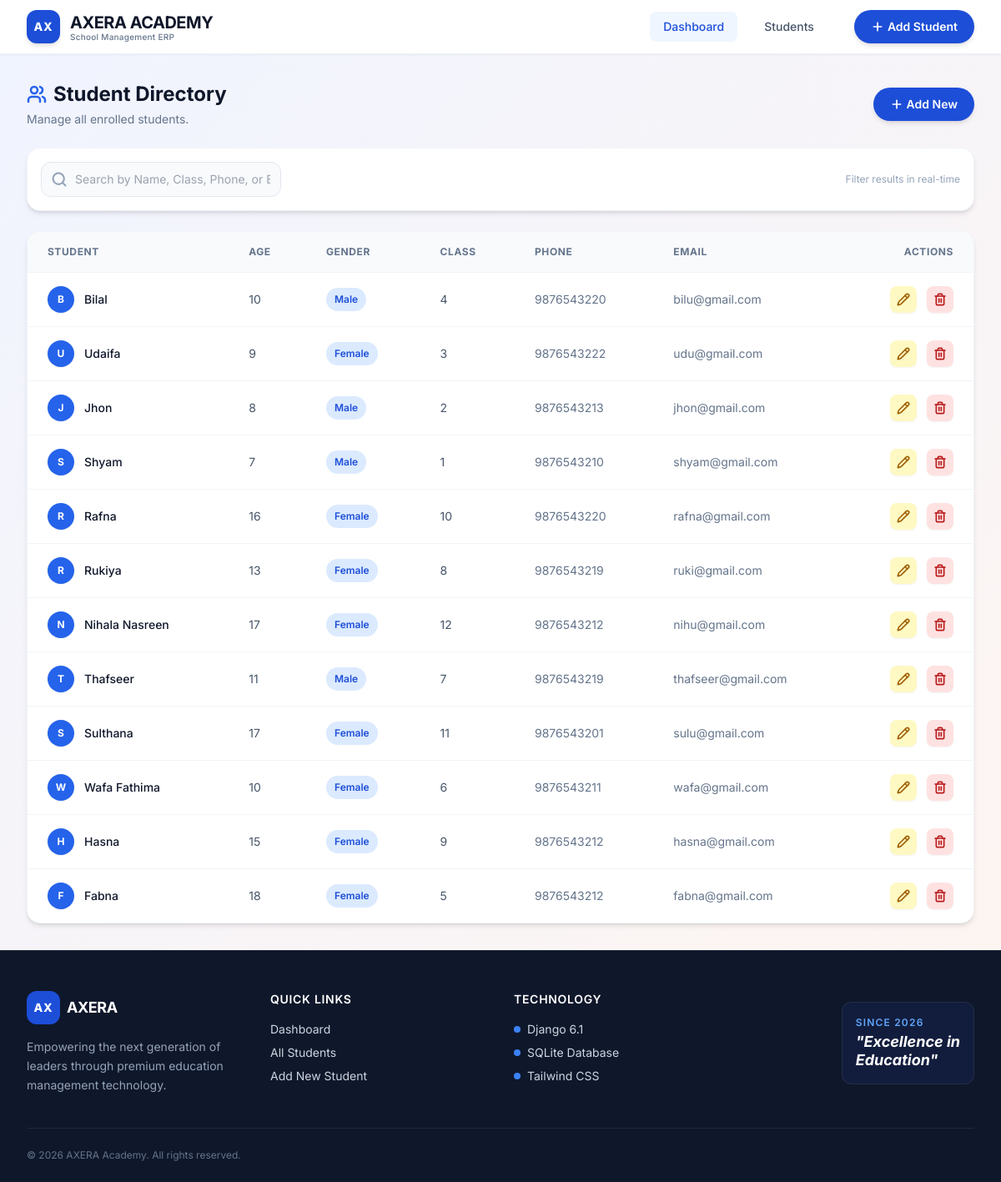
/students/, run on an earlier commit of the app's database.
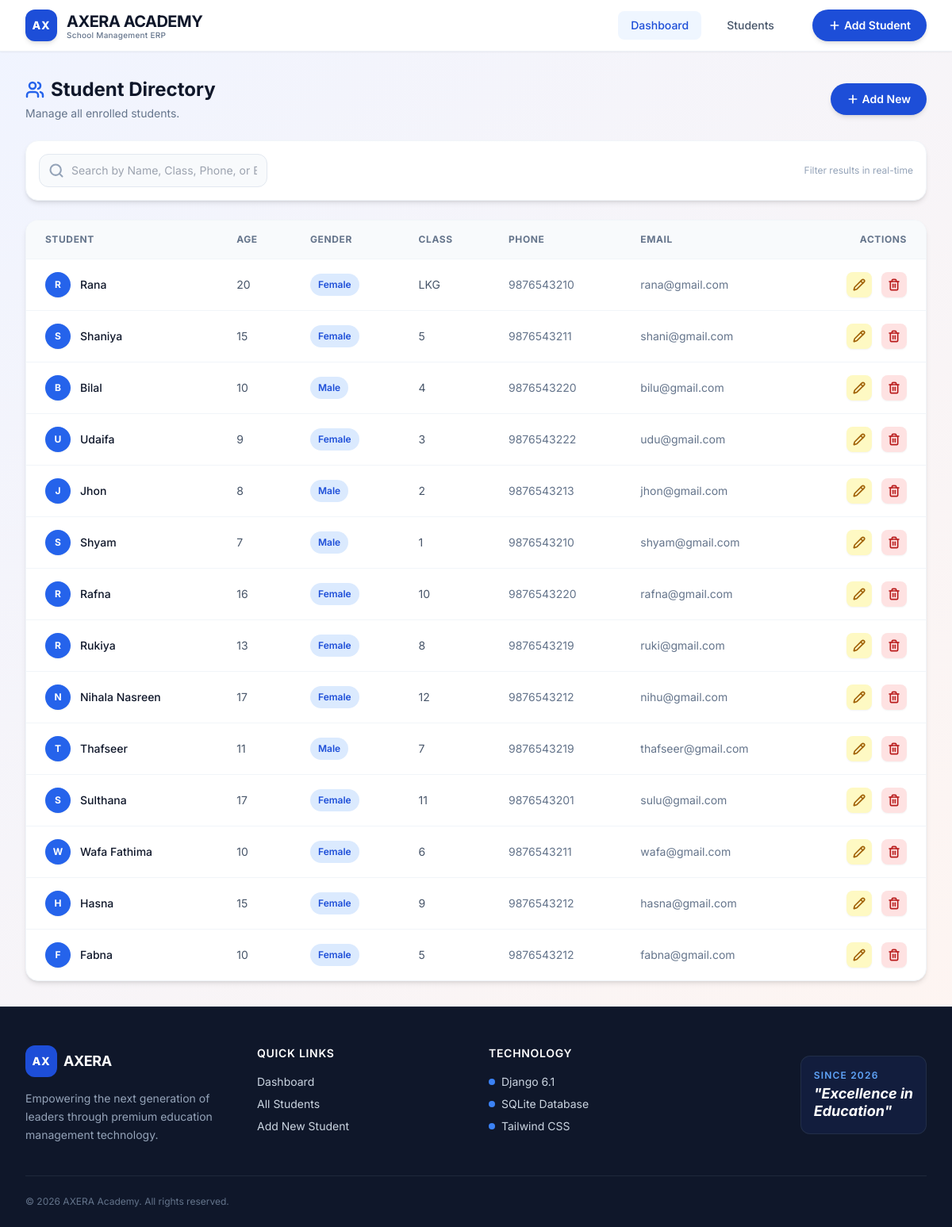
And on a later commit of the database.
### students/models.py (models this page shows, shortened)
class Student(models.Model):
    name = models.CharField(max_length=100)
    age = models.IntegerField()
    GENDER_CHOICES = [('Male', 'Male'), ('Female', 'Female'), ('Other', 'Other')]
    gender = models.CharField(max_length=10, choices=GENDER_CHOICES)
    class_name = models.CharField(max_length=50)
    phone = models.CharField(max_length=15)
    email = models.EmailField()
    address = models.TextField()
    admission_date = models.DateField()

### students/views.py (the view)
# urls.py: path('students/', views.student_list, name='student_list'),
def student_list(request):
    students = Student.objects.all().order_by('-id')
    return render(request, 'student_list.html', {'students': students})

### students/templates/student_list.html (shortened to what this page needs)
{% extends 'base.html' %}
{% block content %}
<div class="animate-fade-up">
    <div class="flex flex-col sm:flex-row justify-between items-start sm:items-center gap-4 mb-6">
        <div>
            <h1 class="text-2xl font-bold text-slate-900 flex items-center gap-2">
                <i data-lucide="users" class="w-6 h-6 text-blue-600"></i>
                Student Directory
            </h1>
            <p class="text-sm text-slate-500 mt-1">Manage all enrolled students.</p>
        </div>
        <a href="{% url 'add_student' %}" class="inline-flex items-center px-5 py-2.5 rounded-full text-sm font-semibold text-white bg-blue-700 hover:bg-blue-800 shadow-md hover:shadow-lg transition-all duration-300 hover:scale-105">
            <i data-lucide="plus" class="w-4 h-4 mr-1"></i> Add New
        </a>
    </div>
    <div class="bg-white p-4 rounded-2xl shadow-md border border-slate-100 mb-6 flex flex-col sm:flex-row gap-4 items-center">
        <div class="relative w-full sm:w-72">
            <input type="text" id="searchInput" onkeyup="searchStudents()" placeholder="Search by Name, Class, Phone, or Email..." class="block w-full pl-10 pr-3 py-2.5 border border-slate-200 rounded-xl text-sm focus:outline-none focus:ring-2 focus:ring-blue-500 focus:border-transparent transition-all bg-slate-50 hover:bg-white">
        </div>
        <span class="text-xs text-slate-400 hidden sm:block ml-auto">Filter results in real-time</span>
    </div>
    <div class="bg-white rounded-2xl shadow-md border border-slate-100 overflow-hidden">
        <div class="overflow-x-auto">
            <table class="w-full text-sm text-left">
                <thead class="bg-slate-50 text-slate-500 font-semibold text-xs uppercase tracking-wider border-b border-slate-100">
                    <tr>
                        <th class="px-6 py-4">Student</th>
                        <th class="px-6 py-4">Age</th>
                        <th class="px-6 py-4">Gender</th>
                        <th class="px-6 py-4">Class</th>
                        <th class="px-6 py-4 hidden md:table-cell">Phone</th>
                        <th class="px-6 py-4 hidden lg:table-cell">Email</th>
                        <th class="px-6 py-4 text-right">Actions</th>
                    </tr>
                </thead>
                <tbody id="studentTableBody" class="divide-y divide-slate-100">
                    {% for s in students %}
                    <tr class="hover:bg-blue-50/50 transition-colors duration-150 group">
                        <td class="px-6 py-4 font-medium text-slate-900 flex items-center gap-3">
                            <div class="h-8 w-8 rounded-full bg-blue-600 text-white flex items-center justify-center text-xs font-bold shadow-sm">{{ s.name|slice:":1" }}</div>
                            {{ s.name }}
                        </td>
                        <td class="px-6 py-4 text-slate-600">{{ s.age }}</td>
                        <td class="px-6 py-4">
                            <span class="px-2.5 py-1 inline-flex text-xs leading-5 font-semibold rounded-full bg-blue-100 text-blue-700">{{ s.gender }}</span>
                        </td>
                        <td class="px-6 py-4 text-slate-600">{{ s.class_name }}</td>
                        <td class="px-6 py-4 hidden md:table-cell text-slate-500">{{ s.phone }}</td>
                        <td class="px-6 py-4 hidden lg:table-cell text-slate-500">{{ s.email }}</td>
                        <td class="px-6 py-4 text-right space-x-2">
                            <a href="{% url 'update_student' s.id %}" class="inline-flex items-center p-2 bg-yellow-100 text-yellow-700 rounded-lg hover:bg-yellow-200 transition-colors shadow-sm" title="Edit">
                                <i data-lucide="pencil" class="w-4 h-4"></i>
                            </a>
                            <button onclick="openDeleteModal({{ s.id }}, '{{ s.name }}')" class="inline-flex items-center p-2 bg-red-100 text-red-700 rounded-lg hover:bg-red-200 transition-colors shadow-sm" title="Delete">
                                <i data-lucide="trash-2" class="w-4 h-4"></i>
                            </button>
                        </td>
                    </tr>
                    {% endfor %}
                </tbody>
            </table>
        </div>
    </div>
</div>
{% endblock %}

### templates/base.html (shortened to what this page needs)
{% load static %}
<!DOCTYPE html>
<html lang="en">
<head>
    <script src="https://cdn.tailwindcss.com"></script>
    <link rel="stylesheet" href="{% static 'css/style.css' %}">
</head>
<body class="bg-slate-50 text-slate-800 antialiased flex flex-col min-h-screen">
    <nav class="bg-white border-b border-slate-200/60 sticky top-0 z-50 shadow-sm">
        <div class="max-w-7xl mx-auto px-4 sm:px-6 lg:px-8 h-16 flex justify-between items-center">
            <a href="{% url 'dashboard' %}" class="flex items-center gap-3 group">
                <div class="flex items-center justify-center h-10 w-10 bg-blue-700 rounded-xl shadow-md">
                    <span class="text-white font-extrabold text-sm tracking-wider">AX</span>
                </div>
                <div class="hidden sm:block">
                    <h1 class="text-xl font-bold tracking-tight text-slate-900">AXERA ACADEMY</h1>
                    <p class="text-[10px] font-medium text-slate-500 tracking-wide -mt-1">School Management ERP</p>
                </div>
            </a>
            <div class="flex items-center space-x-4 sm:space-x-8">
                <div class="hidden md:flex items-center space-x-4">
                    <a href="{% url 'dashboard' %}" class="px-4 py-2 rounded-lg text-sm font-medium transition-all duration-200 text-blue-700 bg-blue-50">Dashboard</a>
                    <a href="{% url 'student_list' %}" class="px-4 py-2 rounded-lg text-sm font-medium transition-all duration-200 text-slate-600 hover:bg-slate-100">Students</a>
                </div>
                <a href="{% url 'add_student' %}" class="inline-flex items-center px-5 py-2.5 rounded-full text-sm font-semibold text-white bg-blue-700 hover:bg-blue-800 shadow-md transition-all duration-300 hover:scale-105">
                    <i data-lucide="plus" class="w-4 h-4 mr-1"></i> Add Student
                </a>
            </div>
        </div>
    </nav>
    <main class="flex-grow py-8">
        <div class="max-w-7xl mx-auto px-4 sm:px-6 lg:px-8">
            {% block content %}{% endblock %}
        </div>
    </main>
    <footer class="mt-auto bg-slate-900 border-t border-slate-800 text-slate-300 pt-12 pb-6">
        <div class="max-w-7xl mx-auto px-4 sm:px-6 lg:px-8">
            <div class="grid grid-cols-1 md:grid-cols-4 gap-8 mb-10">
                <div class="col-span-1 md:col-span-1">
                    <div class="flex items-center gap-2 mb-4">
                        <div class="flex items-center justify-center h-10 w-10 bg-blue-700 rounded-xl">
                            <span class="text-white font-extrabold text-sm tracking-wider">AX</span>
                        </div>
                        <span class="text-white font-bold text-lg tracking-tight">AXERA</span>
                    </div>
                    <p class="text-sm text-slate-400 leading-relaxed max-w-xs">Empowering the next generation of leaders through premium education management technology.</p>
                </div>
                <div>
                    <h4 class="text-white font-semibold text-sm mb-4 uppercase tracking-wider">Quick Links</h4>
                    <ul class="space-y-2 text-sm">
                        <li><a href="{% url 'dashboard' %}" class="hover:text-blue-400 transition-colors">Dashboard</a></li>
                        <li><a href="{% url 'student_list' %}" class="hover:text-blue-400 transition-colors">All Students</a></li>
                        <li><a href="{% url 'add_student' %}" class="hover:text-blue-400 transition-colors">Add New Student</a></li>
                    </ul>
                </div>
                <div>
                    <h4 class="text-white font-semibold text-sm mb-4 uppercase tracking-wider">Technology</h4>
                    <ul class="space-y-2 text-sm">
                        <li class="flex items-center gap-2"><span class="w-2 h-2 bg-blue-500 rounded-full"></span> Django 6.1</li>
                        <li class="flex items-center gap-2"><span class="w-2 h-2 bg-blue-500 rounded-full"></span> SQLite Database</li>
                        <li class="flex items-center gap-2"><span class="w-2 h-2 bg-blue-500 rounded-full"></span> Tailwind CSS</li>
                    </ul>
                </div>
                <div class="flex flex-col justify-center items-start md:items-end">
                    <div class="bg-blue-900/20 p-4 rounded-xl border border-slate-700/50">
                        <p class="text-xs font-semibold text-blue-400 uppercase tracking-widest mb-1">Since 2026</p>
                        <p class="text-white font-bold italic text-lg leading-tight">"Excellence in<br>Education"</p>
                    </div>
                </div>
            </div>
            <div class="pt-6 border-t border-slate-800 flex flex-col sm:flex-row justify-between items-center gap-4">
                <p class="text-xs text-slate-500">&copy; 2026 AXERA Academy. All rights reserved.</p>
            </div>
        </div>
    </footer>
</body>
</html>

### static/css/style.css (style rules this page uses)
body { background: linear-gradient(135deg, #f0f4ff 0%, #fff5f0 100%); font-family: 'Inter', -apple-system, BlinkMacSystemFont, "Segoe UI", Roboto, Helvetica, Arial, sans-serif; min-height: 100vh; }
button, a, input, select, textarea { transition: all 0.2s ease-in-out; }
.lucide { stroke-width: 2.5; }

### templates/base.html (style rules this page uses)
.animate-fade-up { animation: fadeInUp 0.6s ease-out forwards; }
body { font-family: 'Inter', sans-serif; }

What changed in the data, as far as the page shows it:
added Student: name "R", name "Rana", age "20", gender "Female", class_name "LKG", phone "9876543210", email "rana@gmail.com"
added Student: name "S", name "Shaniya", age "15", gender "Female", class_name "5", phone "9876543211", email "shani@gmail.com"
changed Student "Fabna": age "18" → "10"
